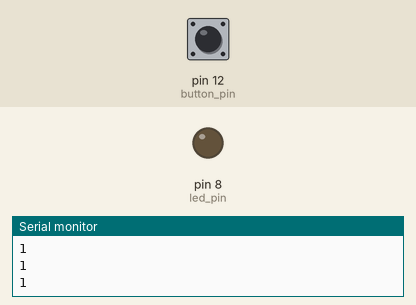
A sketch run on a simulated Arduino Uno, built with avr-gcc and run on an emulated ATmega328P. Shown: output pins drawn as LEDs (lit = HIGH), the last lines printed to the serial monitor. The inputs (shaded band) are chosen by the test bench; at power-on: pin 12 (button_pin) HIGH.

Above: at 1.2 s.
1.3 s: pin 12 (button_pin) pulled LOW for 0.15 s
At 2.5 s:
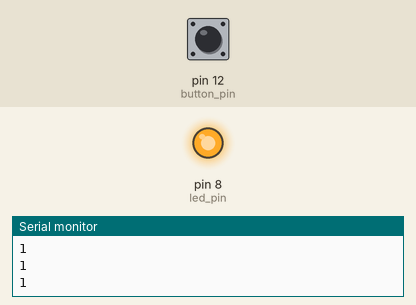
2.9 s: pin 12 (button_pin) pulled LOW for 1 s
At 3.8 s:
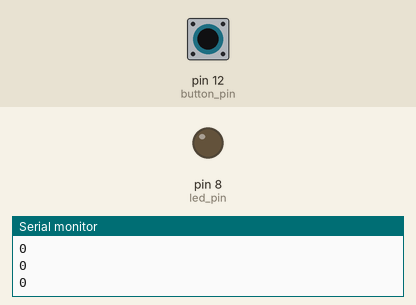
5.4 s: pin 12 (button_pin) pulled LOW for 3.2 s
At 5.7 s:
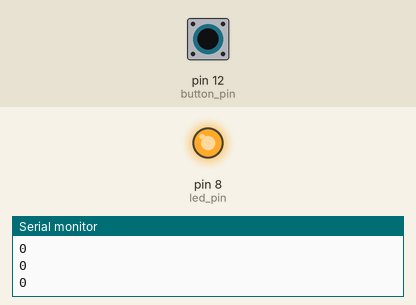
Timing chart, 0 to 8.4 s (numbered marks = the images above; inputs shaded):
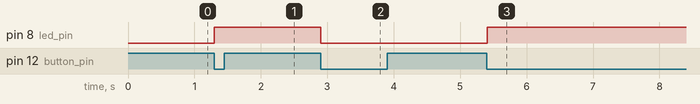

Measured:
- after the input at 1.3 s, pin 8 (led_pin): LOW → HIGH at once
- after the input at 2.9 s, pin 8 (led_pin): HIGH → LOW at once
- after the input at 5.4 s, pin 8 (led_pin): LOW → HIGH at once

The sketch:

Tutorial_28_2_Toggle_Switch_On_Press.ino
```cpp
//toggle switch - on press btn
int led_pin = 8;
int button_pin = 12;
int button_old = 1; //pull up resistor
int button_new; // input of button
int led_state = 0; //state is set to off
int wait = 100; //0.1s

void setup() {
  // put your setup code here, to run once:
  pinMode(button_pin, INPUT);
  pinMode(led_pin, OUTPUT);
  Serial.begin(9600);
}

void loop() {
  // put your main code here, to run repeatedly:

  //read button pin
  // 1 -> button up
  // 0 -> button down

  button_new = digitalRead(button_pin);
  Serial.println(button_new);

  //on press button, if light is off, turn on light
  //if light is on, turn off light
  if (button_old == 1 && button_new == 0) {
    if (led_state == 0) {
      digitalWrite(led_pin, HIGH);
      led_state = 1;
    }
    else {
      digitalWrite(led_pin, LOW);
      led_state = 0;
    }
  }

  button_old = button_new;
  delay(wait);
}
```
